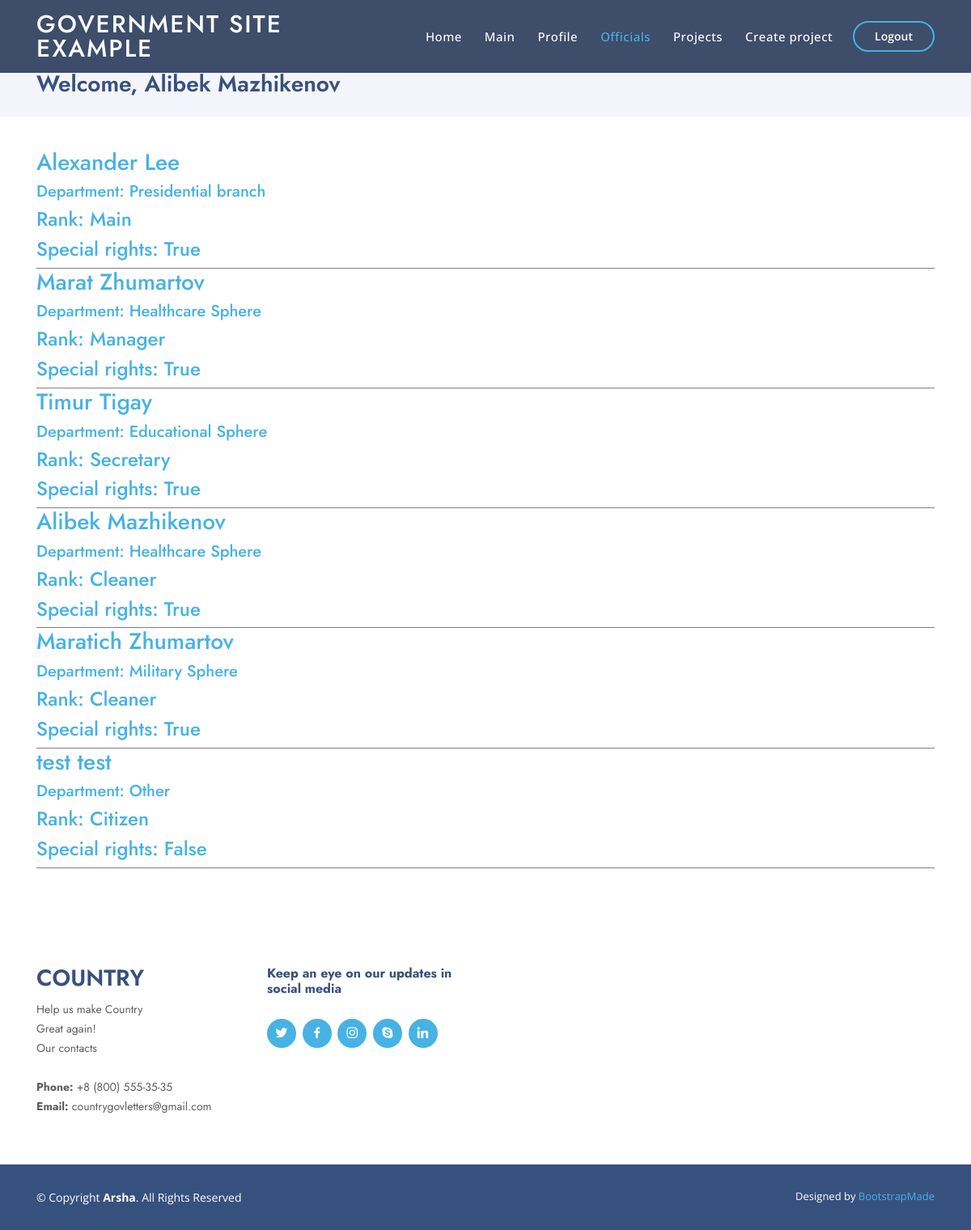
/team (signed in), run on the app's committed database.
### Content/models.py (models this page shows, shortened)
class Citizen(models.Model):
    user = models.OneToOneField(User, on_delete=models.CASCADE)
    department = models.CharField(max_length=100)
    avatar = models.ImageField(name="avatar", upload_to='avatars')
    amount_of_accepted_projects = models.IntegerField(default=0)
    bday = models.DateField(name="birth_day", auto_now=False)
    gender = models.CharField(name="gender", default="Other", max_length=15, choices=[('Male','Male'), ('Female','Female'), ('Other','Other')])
    age = models.IntegerField(name="age", default=0)
    rank = models.CharField(name="rank", default="", max_length=100)
    ed_proj = models.IntegerField(name="education_projects", default=0)
    health_proj = models.IntegerField(name="healthcare_projects", default=0)
    military_proj = models.IntegerField(name="military_projects", default=0)
    social_proj = models.IntegerField(name="social_projects", default=0)
    cult_proj = models.IntegerField(name="culture_projects", default=0)
    is_staff = models.BooleanField(name="is_staff", default=False)
    class Meta:
        verbose_name = 'Citizen'
        verbose_name_plural = 'Citizens'

### Content/views.py (the view)
# urls.py: path('team', team),
def team(request):
    context = context_data_preparing(request)
    context['team'] = Citizen.objects.all()
    return render(request, 'Content/team.html', context)

### Content/views_cases.py (called while the page is built)
def context_data_preparing(request):
    try:
        context = {
            'cit':Citizen.objects.get(id=request.user.id),
            'user':request.user
        }
    except Exception:
        context = {
            'cit':None,
            'user':None
        }
    return context

### Content/templates/Content/team.html (shortened to what this page needs)
{% load static %}
<!DOCTYPE html>
<html lang="en">
<head>
  <link href="{% static "vendor/bootstrap/css/bootstrap.min.css" %}" rel="stylesheet">
  <link href="{% static "vendor/icofont/icofont.min.css" %}" rel="stylesheet">
  <link href="{% static "vendor/boxicons/css/boxicons.min.css" %}" rel="stylesheet">
  <link href="{% static "vendor/remixicon/remixicon.css" %}" rel="stylesheet">
  <link href="{% static "vendor/venobox/venobox.css" %}" rel="stylesheet">
  <link href="{% static "vendor/owl.carousel/assets/owl.carousel.min.css" %}" rel="stylesheet">
  <link href="{% static "vendor/aos/aos.css" %}" rel="stylesheet">
  <link href="{% static "css/style.css" %}" rel="stylesheet">
</head>
<body>
  <header id="header" class="fixed-top header-inner-pages">
    <div class="container d-flex align-items-center">
      <h1 class="logo mr-auto"><a href="#">Government site example</a></h1>
      <nav class="nav-menu d-none d-lg-block">
        <ul>
            <li><a href="start">Home</a></li>
            <li ><a href="main">Main</a></li>
            {% if user %}
            <li><a href="profile">Profile</a></li>
            {% endif %}
            <li class="active"><a href="#">Officials</a></li>
            <li><a href="projects">Projects</a></li>
            {% if cit.is_staff %}
            <li><a href="new_project">Create project</a></li>
            {% endif %}
        </ul>
      </nav>
      {% if user %}
            <a href="logout" class="get-started-btn scrollto">Logout</a>
      {% else %}
      <a href="auth" class="get-started-btn scrollto">Sign-up</a>
      <a href="login" class="get-started-btn scrollto">Log-in</a>
      {% endif %}
    </div>
  </header>
  <main id="main">
    <section id="breadcrumbs" class="breadcrumbs">
      <div class="container">
        <h2>Welcome, {% if user %} {{ user.first_name }} {{ user.last_name }} {% else %} Citizen {% endif %}</h2>
      </div>
    </section>
    <section id="portfolio-details" class="portfolio-details">
      <div class="container">
        {% if team %}
        {% for official in team %}
        <a href="profile?id={{official.id}}">
          <div class="portfolio-details-container" style="border-bottom: 1px solid grey;">
            <h3>{{ official.user.first_name }} {{ official.user.last_name }}</h3>
            <h5>Department: {{ official.department }}</h5>
            <h4>Rank: {{ official.rank }}</h4>
            <h4>Special rights: {{ official.is_staff }}</h4>
          </div>
        </a>
        {% endfor %}
        {% endif %}
      </div>
    </section>
  </main>
  <footer id="footer">
    <div class="footer-top">
      <div class="container">
        <div class="row">
          <div class="col-lg-3 col-md-6 footer-contact">
            <h3>Country</h3>
            <p>
              Help us make Country <br>
              Great again!<br>
              Our contacts<br><br>
              <strong>Phone:</strong> +8 (800) 555-35-35<br>
              <strong>Email:</strong> countrygovletters@gmail.com<br>
            </p>
          </div>
          <div class="col-lg-3 col-md-6 footer-links">
            <h4>Keep an eye on our updates in social media</h4>
            <div class="social-links mt-3">
              <a href="#" class="twitter"><i class="bx bxl-twitter"></i></a>
              <a href="#" class="facebook"><i class="bx bxl-facebook"></i></a>
              <a href="#" class="instagram"><i class="bx bxl-instagram"></i></a>
              <a href="#" class="google-plus"><i class="bx bxl-skype"></i></a>
              <a href="#" class="linkedin"><i class="bx bxl-linkedin"></i></a>
            </div>
          </div>
        </div>
      </div>
    </div>
    <div class="container footer-bottom clearfix">
      <div class="copyright">
        &copy; Copyright <strong><span>Arsha</span></strong>. All Rights Reserved
      </div>
      <div class="credits">
        Designed by <a href="https://bootstrapmade.com/">BootstrapMade</a>
      </div>
    </div>
  </footer>
</body>
</html>

### static/css/style.css (style rules this page uses)
body { font-family: "Open Sans", sans-serif; color: #444444; }
a { color: #47b2e4; }
h1, h2, h3, h4, h5, h6 { font-family: "Jost", sans-serif; }
#header { transition: all 0.5s; z-index: 997; padding: 15px 0; }
#header.header-scrolled, #header.header-inner-pages { background: rgba(40, 58, 90, 0.9); }
#header .logo { font-size: 30px; margin: 0; padding: 0; line-height: 1; font-weight: 500; letter-spacing: 2px; text-transform: uppercase; }
#header .logo a { color: #fff; }
.nav-menu ul { margin: 0; padding: 0; list-style: none; }
.nav-menu > ul { display: flex; }
.nav-menu > ul > li { position: relative; white-space: nowrap; padding: 10px 0 10px 28px; }
.nav-menu a { display: block; position: relative; color: #fff; transition: 0.3s; font-size: 15px; letter-spacing: 0.5px; font-weight: 500; font-family: "Open Sans", sans-serif; }
.nav-menu a:hover, .nav-menu .active > a, .nav-menu li:hover > a { color: #47b2e4; }
.get-started-btn { margin-left: 25px; color: #fff; border-radius: 50px; padding: 6px 25px 7px 25px; white-space: nowrap; transition: 0.3s; font-size: 14px; display: inline-block; border: 2px solid #47b2e4; font-weight: 600; }
.mobile-nav { position: fixed; top: 55px; right: 15px; bottom: 15px; left: 15px; z-index: 9999; overflow-y: auto; background: #fff; transition: ease-in-out 0.2s; opacity: 0; visibility: hidden; border-radius: 10px; padding: 10px 0; }
.mobile-nav * { margin: 0; padding: 0; list-style: none; }
.mobile-nav a { display: block; position: relative; color: #37517e; padding: 10px 20px; font-weight: 500; outline: none; }
.mobile-nav a:hover, .mobile-nav .active > a, .mobile-nav li:hover > a { color: #47b2e4; text-decoration: none; }
section { padding: 60px 0; overflow: hidden; }
.breadcrumbs { padding: 15px 0; background: #f3f5fa; min-height: 40px; margin-top: 72px; }
.breadcrumbs h2 { font-size: 28px; font-weight: 600; color: #37517e; }
.portfolio-details { padding-top: 40px; }
.portfolio-details .portfolio-details-container { position: relative; }
#footer { font-size: 14px; background: #37517e; }
#footer .footer-top { padding: 60px 0 30px 0; background: #fff; }
#footer .footer-top .footer-contact { margin-bottom: 30px; }
#footer .footer-top .footer-contact h3 { font-size: 28px; margin: 0 0 10px 0; padding: 2px 0 2px 0; line-height: 1; text-transform: uppercase; font-weight: 600; color: #37517e; }
#footer .footer-top .footer-contact p { font-size: 14px; line-height: 24px; margin-bottom: 0; font-family: "Jost", sans-serif; color: #5e5e5e; }
#footer .footer-top h4 { font-size: 16px; font-weight: bold; color: #37517e; position: relative; padding-bottom: 12px; }
#footer .footer-top .footer-links { margin-bottom: 30px; }
#footer .footer-top .social-links a { font-size: 18px; display: inline-block; background: #47b2e4; color: #fff; line-height: 1; padding: 8px 0; margin-right: 4px; border-radius: 50%; text-align: center; width: 36px; height: 36px; transition: 0.3s; }
#footer .footer-bottom { padding-top: 30px; padding-bottom: 30px; color: #fff; }
#footer .copyright { float: left; }
#footer .credits { float: right; font-size: 13px; }
#footer .credits a { transition: 0.3s; }

### data on the page
Citizen: user.first_name "Alexander", user.last_name "Lee", department "Presidential branch", rank "Main", is_staff "True"
Citizen: user.first_name "Marat", user.last_name "Zhumartov", department "Healthcare Sphere", rank "Manager", is_staff "True"
Citizen: user.first_name "Timur", user.last_name "Tigay", department "Educational Sphere", rank "Secretary", is_staff "True"
Citizen: user.first_name "Alibek", user.last_name "Mazhikenov", department "Healthcare Sphere", rank "Cleaner", is_staff "True"
Citizen: user.first_name "Maratich", user.last_name "Zhumartov", department "Military Sphere", rank "Cleaner", is_staff "True"
Citizen: user.first_name "test", user.last_name "test", department "Other", rank "Citizen", is_staff "False"

### other printed values
{{ user.first_name }} "Alibek"
{{ user.last_name }} "Mazhikenov"
